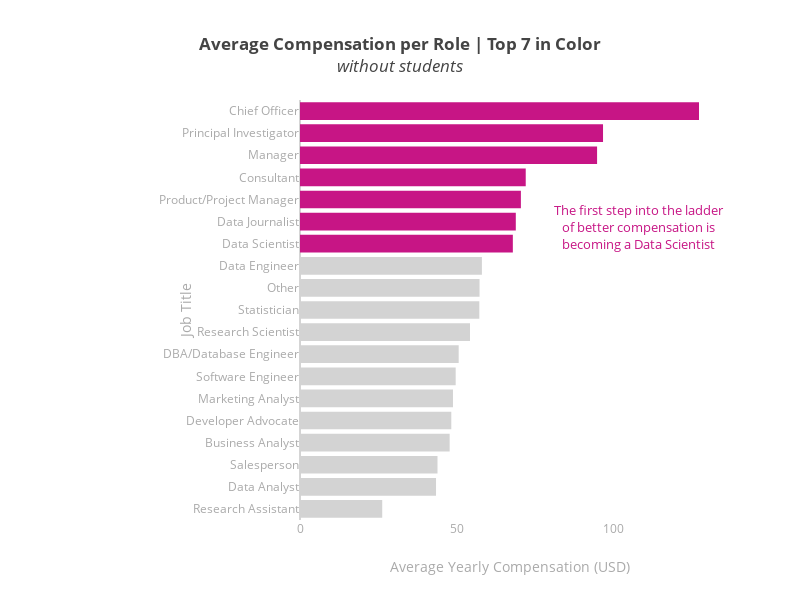

The cell this chart's notebook holds for it:
### Markdown cell above
### Should You Aim at the C-level?
It's obvious that a C-level compensation is much higher than an analyst's. But how much? Almost 3x. Also, managerial levels have better compensation. Makes sense, no?

### Code cell
# Calculates compensation per role
barplot = personal_data[not_student_mask].groupby(['role'], as_index=False)['yearly_compensation_numerical'].mean()

# Flags the top 5 roles to add color
barplot['role_highlight'] = (barplot.role == 'Data Scientist') | \
                        (barplot.role == 'Product/Project Manager') | \
                        (barplot.role == 'Consultant') | \
                        (barplot.role == 'Data Journalist') | \
                        (barplot.role == 'Manager') | \
                        (barplot.role == 'Principal Investigator') | \
                        (barplot.role == 'Chief Officer')

barplot.columns = ['y', 'x', 'role_highlight']
barplot = barplot.sort_values(by='x', ascending=True)
barplot['color'] = barplot.role_highlight.apply(lambda x: 'mediumvioletred' if x else 'lightgray')

title_text = ['<b>Average Compensation per Role | Top 7 in Color</b><br><i>without students</i>', 'Average Yearly Compensation (USD)', 'Job Title']
annotations = [{'x': 0.6, 'y': 11.5, 'text': 'The first step into the ladder<br>of better compensation is<br>becoming a Data Scientist','color': 'mediumvioletred'}]

generate_barplot(title_text, annotations, orient='h', lmarg=300, h=600)

### Figure 1 — Plotly figure (JSON) as saved in the notebook; plotly's stock layout.template omitted (floating-point values rounded to 4 significant figures)
{"data": [{"marker": {"color": "lightgray"}, "name": "lightgray", "orientation": "h", "type": "bar", "uid": "d3a75c85-ffd1-4750-830e-7825453c9147", "x": [26.25, 43.43, 43.9, 47.77, 48.3, 48.84, 49.7, 50.66, 54.27, 57.24, 57.32, 58.07], "y": ["Research Assistant", "Data Analyst", "Salesperson", "Business Analyst", "Developer Advocate", "Marketing Analyst", "Software Engineer", "DBA/Database Engineer", "Research Scientist", "Statistician", "Other", "Data Engineer"]}, {"marker": {"color": "mediumvioletred"}, "name": "mediumvioletred", "orientation": "h", "type": "bar", "uid": "7d3bfb46-7558-4aea-93d3-1b215be2ea5b", "x": [67.94, 68.89, 70.51, 72.06, 94.84, 96.74, 127.4], "y": ["Data Scientist", "Data Journalist", "Product/Project Manager", "Consultant", "Manager", "Principal Investigator", "Chief Officer"]}], "layout": {"annotations": [{"font": {"color": "mediumvioletred", "size": 13}, "showarrow": false, "text": "The first step into the ladder<br>of better compensation is<br>becoming a Data Scientist", "x": 0.6, "xanchor": "left", "xref": "paper", "y": 11.5, "yanchor": "bottom"}], "height": 600, "margin": {"l": 300}, "showlegend": false, "title": {"text": "<b>Average Compensation per Role | Top 7 in Color</b><br><i>without students</i>"}, "width": 800, "xaxis": {"color": "#AAAAAA", "showgrid": false, "title": {"font": {"color": "#AAAAAA"}, "text": "Average Yearly Compensation (USD)"}}, "yaxis": {"color": "#AAAAAA", "showgrid": false, "title": {"font": {"color": "#AAAAAA"}, "text": "Job Title"}}}}
